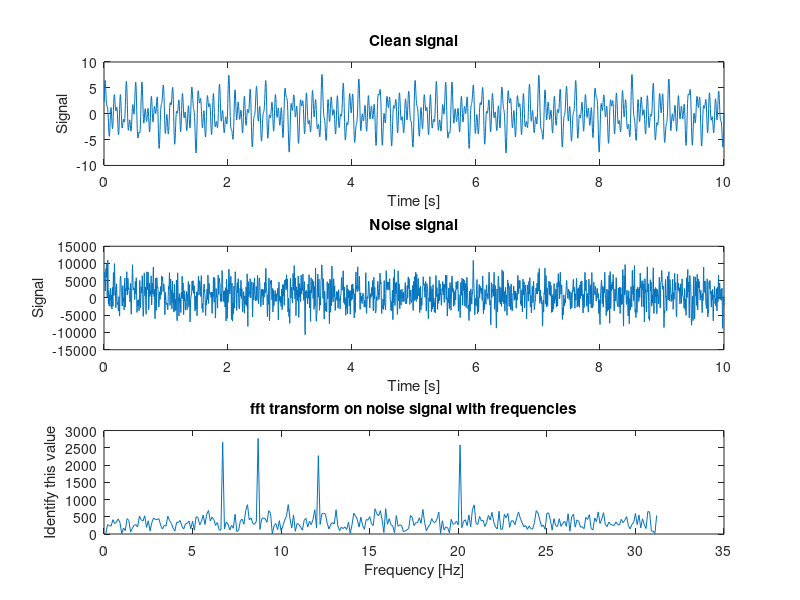

Source code (MATLAB):
clear;clc; close all

fs = 250;            % Hz sampling frequency, nyquist frequency is fs/2
ts = 1/fs;           % Sampling period
t_rec = 10;          % Recording time in seconds NOTE give a number that can be divide by 2, see indexes below
time = ts:ts:t_rec;  % Time domain (x axis)

delta_f = 1/t_rec;                       % Increment on the frequency axis.
f_axis = (-fs/2+delta_f):delta_f:(fs/2); % Frequency axis. It goes from -nyquist to +nyquist

% Frequencies
f1 = 6.6;
f2 = 8.6;
f3 = 12;
f4 = 20;

% DC noise %%%% Figure out if this is constant or random
DC = 2; %round(rand(1)*4);

n = 500;            % Iterations of for loop
nNoiseSignal = 312; % Number of noise signals

% Generating sine waves with specific frequencies
amp = 2;
y1 = amp*sin(2*pi*f1*time);
y2 = amp*sin(2*pi*f2*time);
y3 = amp*sin(2*pi*f3*time);
y4 = amp*sin(2*pi*f4*time);

% Creating combined signal
xClean = y1+y2+y3+y4; % Without noise

%
xSignal = 0;
for i = 1:n
    ranVec = transpose(rand(1,nNoiseSignal)*70); % Output between 0 and 70 because it is the frequencies
    ranAmp = 10;
    ranShift = transpose(rand(1,nNoiseSignal)*2*pi); % Output between 0 and 2pi (because it's radians)

    singleSignal = 2 + y1 + y2 + y3 + y4 + sum(ranAmp.*sin(2*pi*ranVec*time+ranShift));
    xSignal = xSignal + singleSignal;
end

%transpose(rand(1,nNoiseSignal)*10); % Output between 0 and 10, because it's the amplitude

averageSignal = xSignal/n;

% Removing the DC noise by subtracting by the average
meanSignal = averageSignal - mean(averageSignal);

% Calculating fourier transform of mean data
signalData = fft(meanSignal);

% The side spikes are moved around so that they convulge in the center,
% making them easier to remove
signalDataShift = fftshift(signalData);

% Limiting the signal, to only show right side of fft (Hard coded, very
% reliant on t_rec)
limitX1 = 1251;
limitX2 = 1250+1250/140*35; % 35 is the top limit shown on the fft graph
signalFftRight = signalDataShift(limitX1:limitX2);

% Plotting graphs
numGraphsY = 3;
numGraphsX = 1;

% Signal
subplot(numGraphsY,numGraphsX,1);
plot(time, xClean);
title('Clean signal')
xlabel('Time [s]');
ylabel('Signal');

% Noise signal
subplot(numGraphsY,numGraphsX,2);
plot(time, xSignal);
title('Noise signal')
xlabel('Time [s]');
ylabel('Signal');

% fft transform on noise signal
subplot(numGraphsY,numGraphsX,3);
plot(f_axis(limitX1:limitX2),abs(signalFftRight)); % remeber that data is complex...one can exptract the phase spectrum out of this data
title('fft transform on noise signal with frequencies')
xlabel('Frequency [Hz]')
ylabel('Identify this value');

% Thresholding
threshold = 2000;

% Boundaries around frequencies of interest
intervalFreq7  = signalFftRight(56:76);   % 6,6 Hz
intervalFreq15 = signalFftRight(76:96); % 8,6 Hz
intervalFreq22 = signalFftRight(110:130); % 12 Hz
intervalFreq11 = signalFftRight(190:210); % 20 Hz, failsafe: shouldn't give a large signal.

% The integral under the graph of the above interval, and removing the
% complex numbers.
freqValue7  = abs(trapz(intervalFreq7));
freqValue15 = abs(trapz(intervalFreq15));
freqValue22 = abs(trapz(intervalFreq22));
freqValue11 = abs(trapz(intervalFreq11));

% Initialising the checks
checkSpike = [0 0 0 0];

% If statements to output commands when detecting a spike in the designated
% frequency intervals
if freqValue7 > threshold
    checkSpike(1) = 1;
else
    checkSpike(1) = 0;
end
if freqValue15 > threshold
    checkSpike(2) = 1;
else
    checkSpike(2) = 0;
end
if freqValue22 > threshold
    checkSpike(3) = 1;
else
    checkSpike(3) = 0;
end
if freqValue11 > threshold
    checkSpike(4) = 1;
else
    checkSpike(4) = 0;
end

checkSpike

